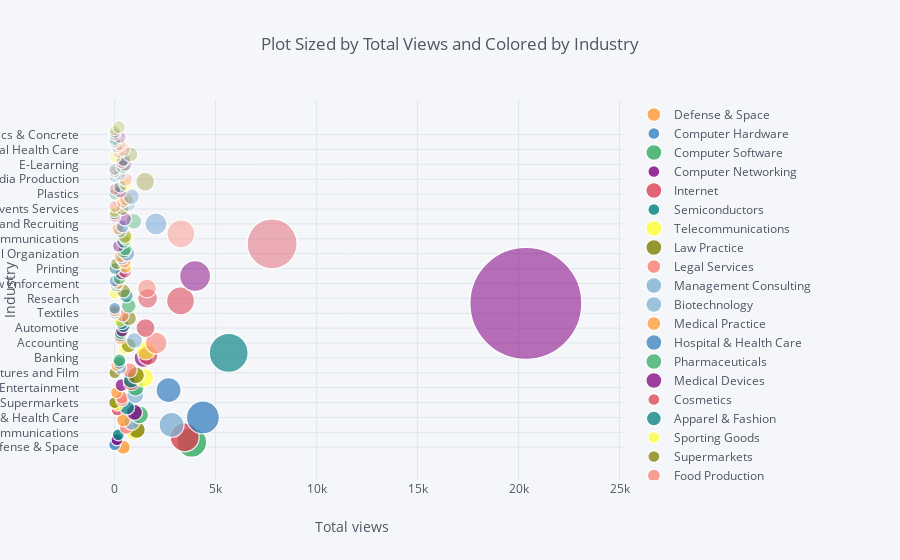

The cell this chart's notebook holds for it:
### Code cell
colorscales = [
    'Greys', 'YlGnBu', 'Greens', 'YlOrRd', 'Bluered', 'RdBu', 'Reds', 'Blues',
    'Picnic', 'Rainbow', 'Portland', 'Jet', 'Hot', 'Blackbody', 'Earth',
    'Electric', 'Viridis', 'Cividis'
]
visitor_industry_df.iplot(x='Total views', y='Industry',  kind='bubble2d', xTitle='Total views', yTitle='Industry',
           theme='pearl', size='Total views',
         categories='Industry', title='Plot Sized by Total Views and Colored by Industry')
